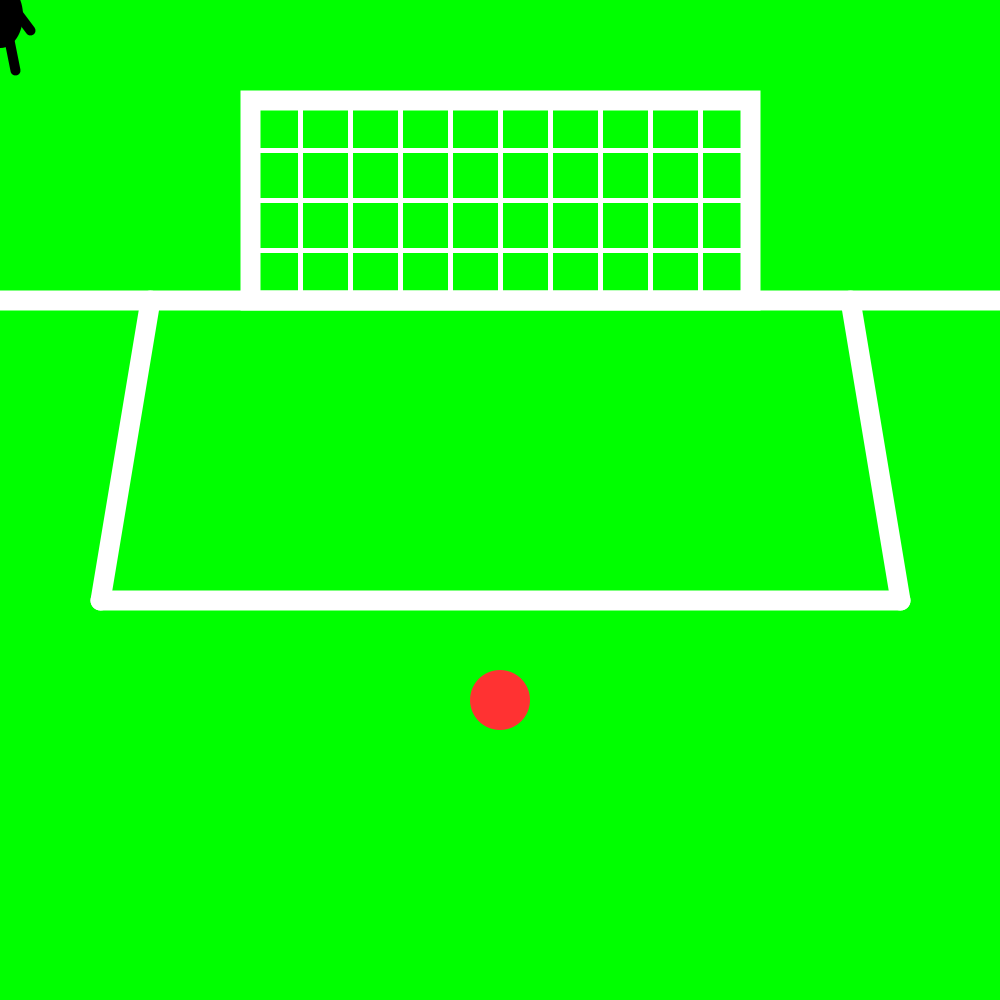
Frame 1 (no input)
Frame 60 (the mouse pressed at the canvas centre just before this capture): identical to frame 1, image omitted
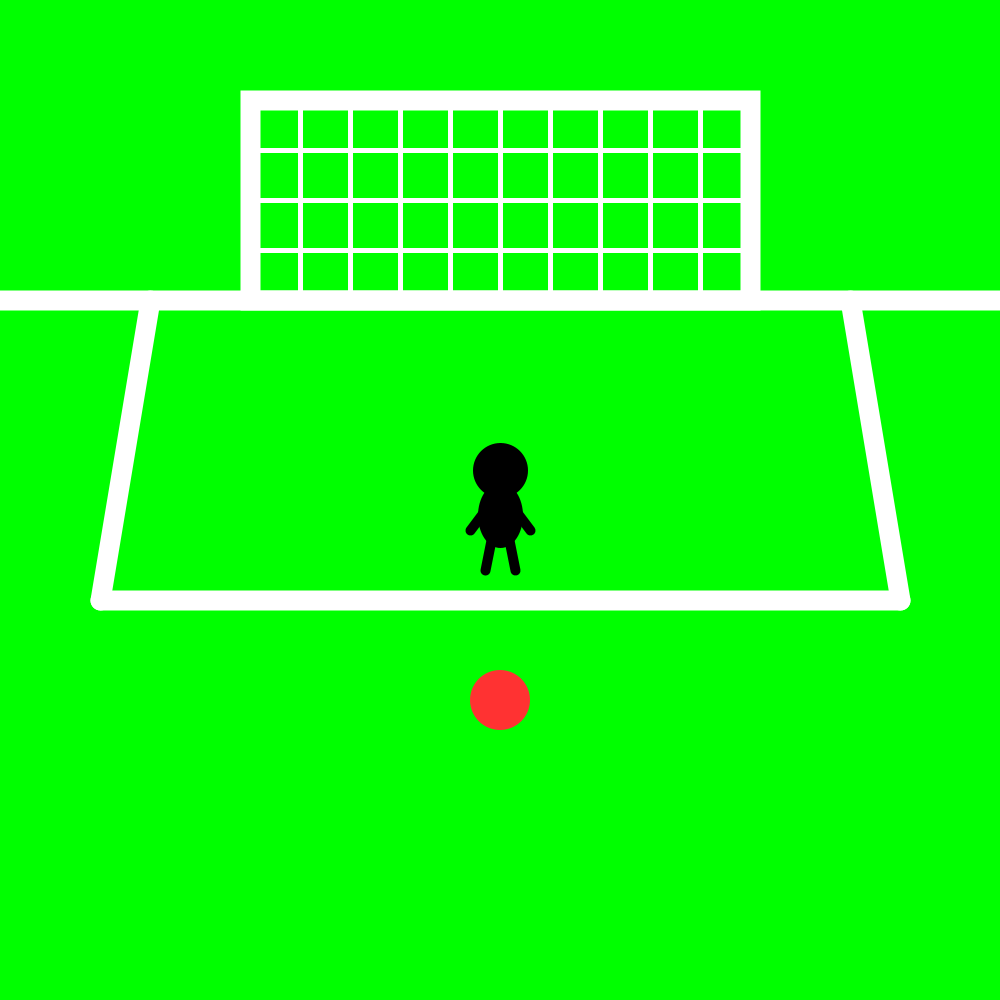
Frame 120 (the mouse held since frame 60 and released just before this capture)

The Processing sketch that drew these frames (run headless with seeded random() and noise(); from frame 60 on, the mouse is pressed at the canvas centre):

// Processing sketch: sketch6651
// ── sketch6651.pde
// sketch_160608a_PK.pde
// Source code is available under the Creative Commons Attribution-ShareAlike License
// cc by Taisei. Okakita, 2016 

int x=500, y=700, speedy=0;
float speedx=0;

void setup() {
  size(1000, 1000);
} 
void draw() {
  background(0, 255, 0);
  noFill();
  stroke(255);//goal
  strokeWeight(20);
  strokeJoin(MITER);
  rect(250, 100, 500, 200);
  line(0, 300, 1000, 300);
  line(150, 300, 100, 600);
  line(100, 600, 900, 600);
  line(900, 600, 850, 300);
  strokeWeight(5);
  for (int i=300; i<=700; i+=50) {
    line(i, 100, i, 300);
  }
  for (int j=150; j<=250; j+=50) {
    line(250, j, 750, j );
  }



  fill(255, 50, 50);//ball
  noStroke();
  x+=speedx;
  y-=speedy;
  ellipse(x, y, 60, 60);
  if (y==140) {
    if (x>=250&&x<=750) {
      fill(0);
      textAlign(CENTER);
      textSize(200);
      text("GOAL!!", 500, 500);
      textSize(80);
      text("Please push some key", 500, 700);
    } else {
      fill(0);
      textSize(170);
      textAlign(CENTER);
      text("DON'T MIND\n^_^", 500, 500);
      textSize(80);
      text("Please push some key", 500, 600);
    }
    noLoop();
  }

  fill(0);//kicker
  stroke(0);
  //for (mouseY>700)
  ellipse(mouseX, mouseY-30, 50, 50); 
  ellipse(mouseX, mouseY+15, 40, 60);
  strokeWeight(10);
  line(mouseX, mouseY-10, mouseX-30, mouseY+30);
  line(mouseX, mouseY-10, mouseX+30, mouseY+30);
  line(mouseX-5, mouseY+20, mouseX-15, mouseY+70);
  line(mouseX+5, mouseY+20, mouseX+15, mouseY+70);
}

void keyPressed() {
  loop();
  x=500;
  y=700;
  speedy=0;
  speedx=0;
}

void mousePressed() {
  if (mouseX>=470&&mouseX<=530&&mouseY>=670&&mouseY<=730) {
    speedy = 8;
    speedx = random(-5, 5);
  }
}
